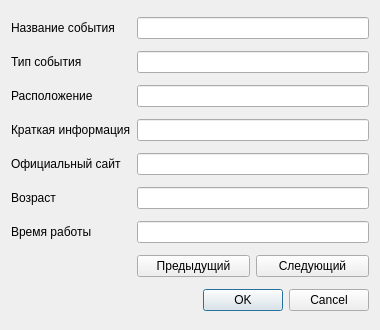
<?xml version="1.0" encoding="UTF-8"?>
<ui version="4.0">
 <class>DialogAddEvent</class>
 <widget class="QDialog" name="DialogAddEvent">
  <property name="geometry">
   <rect>
    <x>0</x>
    <y>0</y>
    <width>380</width>
    <height>330</height>
   </rect>
  </property>
  <property name="minimumSize">
   <size>
    <width>380</width>
    <height>330</height>
   </size>
  </property>
  <property name="maximumSize">
   <size>
    <width>380</width>
    <height>330</height>
   </size>
  </property>
  <property name="windowTitle">
   <string>Dialog</string>
  </property>
  <layout class="QGridLayout" name="gridLayout">
   <item row="2" column="1" colspan="2">
    <widget class="QLineEdit" name="LocationLineEdit"/>
   </item>
   <item row="6" column="1" colspan="2">
    <widget class="QLineEdit" name="HoursLineEdit"/>
   </item>
   <item row="0" column="0">
    <widget class="QLabel" name="label">
     <property name="text">
      <string>Название события</string>
     </property>
    </widget>
   </item>
   <item row="4" column="0">
    <widget class="QLabel" name="label_5">
     <property name="text">
      <string>Официальный сайт</string>
     </property>
    </widget>
   </item>
   <item row="7" column="2">
    <widget class="QPushButton" name="nextButton">
     <property name="text">
      <string>Следующий</string>
     </property>
    </widget>
   </item>
   <item row="3" column="0">
    <widget class="QLabel" name="label_4">
     <property name="text">
      <string>Краткая информация</string>
     </property>
    </widget>
   </item>
   <item row="1" column="1" colspan="2">
    <widget class="QLineEdit" name="TypeLineEdit"/>
   </item>
   <item row="1" column="0">
    <widget class="QLabel" name="label_2">
     <property name="text">
      <string>Тип события</string>
     </property>
    </widget>
   </item>
   <item row="3" column="1" colspan="2">
    <widget class="QLineEdit" name="InformationLineEdit"/>
   </item>
   <item row="5" column="0">
    <widget class="QLabel" name="label_6">
     <property name="text">
      <string>Возраст</string>
     </property>
    </widget>
   </item>
   <item row="2" column="0">
    <widget class="QLabel" name="label_3">
     <property name="text">
      <string>Расположение</string>
     </property>
    </widget>
   </item>
   <item row="0" column="1" colspan="2">
    <widget class="QLineEdit" name="NameLineEdit"/>
   </item>
   <item row="7" column="1">
    <widget class="QPushButton" name="previousButton">
     <property name="text">
      <string>Предыдущий</string>
     </property>
    </widget>
   </item>
   <item row="9" column="0" colspan="3">
    <widget class="QDialogButtonBox" name="buttonBox">
     <property name="orientation">
      <enum>Qt::Horizontal</enum>
     </property>
     <property name="standardButtons">
      <set>QDialogButtonBox::Cancel|QDialogButtonBox::Ok</set>
     </property>
    </widget>
   </item>
   <item row="4" column="1" colspan="2">
    <widget class="QLineEdit" name="OfficialSiteLineEdit"/>
   </item>
   <item row="5" column="1" colspan="2">
    <widget class="QLineEdit" name="AgeLineEdit"/>
   </item>
   <item row="6" column="0">
    <widget class="QLabel" name="label_7">
     <property name="text">
      <string>Время работы</string>
     </property>
    </widget>
   </item>
  </layout>
 </widget>
 <resources/>
 <connections>
  <connection>
   <sender>buttonBox</sender>
   <signal>accepted()</signal>
   <receiver>DialogAddEvent</receiver>
   <slot>accept()</slot>
   <hints>
    <hint type="sourcelabel">
     <x>257</x>
     <y>138</y>
    </hint>
    <hint type="destinationlabel">
     <x>157</x>
     <y>274</y>
    </hint>
   </hints>
  </connection>
  <connection>
   <sender>buttonBox</sender>
   <signal>rejected()</signal>
   <receiver>DialogAddEvent</receiver>
   <slot>reject()</slot>
   <hints>
    <hint type="sourcelabel">
     <x>257</x>
     <y>138</y>
    </hint>
    <hint type="destinationlabel">
     <x>286</x>
     <y>274</y>
    </hint>
   </hints>
  </connection>
 </connections>
</ui>
